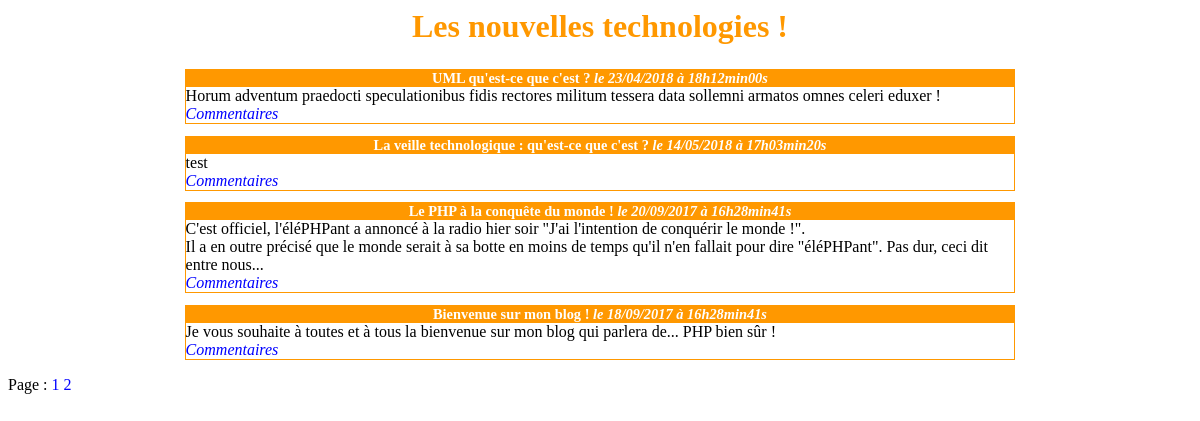
The page /index.php?action=listPosts&page=2 on the database its author committed.
### tables this page shows
CREATE TABLE IF NOT EXISTS `posts` (
  `id` int(11) NOT NULL AUTO_INCREMENT,
  `title` varchar(255) NOT NULL,
  `content` text NOT NULL,
  `creation_date` datetime NOT NULL,
  PRIMARY KEY (`id`)
);

### controller/frontend.php (called while the page is built, shortened)
<?php
require_once('model\PostManager.php');
function listPosts()
{
    $postManager = new \TP_MVC\Blog\Model\PostManager();
    $posts = $postManager->getPosts();
    $nbPages = $postManager->getNbPages();
    require ('\view\frontend\listPostsView.php');
}

### model/postManager.php (called while the page is built, shortened)
<?php
class PostManager extends Manager
{
    public function getPosts()
    {
        $db = $this->dbConnect();
        if(isset($_GET['page'])){
            $req = $db->query('SELECT id, title, content, DATE_FORMAT(creation_date, \'%d/%m/%Y à %Hh%imin%ss\') AS creation_date_fr FROM posts ORDER BY id DESC LIMIT '.(($_GET['page']-1)*5).',5') or die(print_r($db->errorInfo()));
        }else{
            $req = $db->query('SELECT id, title, content, DATE_FORMAT(creation_date, \'%d/%m/%Y à %Hh%imin%ss\') AS creation_date_fr FROM posts ORDER BY id DESC LIMIT 0, 5');
        }
        return $req;
    }
    public function getNbPages(){
        $db = $this->dbConnect();
        $selectCount = $db->query('SELECT COUNT(*) AS nb_posts FROM posts');
        $count = $selectCount->fetch();
        return $count['nb_posts']/5;
    }
}

### view/frontend/listPostsView.php (the view, shortened to what this page needs)
<h1>Les nouvelles technologies !</h1>
<?php
    while($data = $posts->fetch()){
?>
        <div class="news">
            <h3>
                <?= htmlspecialchars($data['title']) ?>
                <em>le <?= $data['creation_date_fr'] ?></em>
            </h3>
            <p>
                <?= nl2br(htmlspecialchars($data['content'])) ?>
                <br />
                <em><a href="index.php?action=Viewpost&amp;id=<?= $data['id'] ?>">Commentaires</a></em>
            </p>
        </div>
    <?php
    }
    ?>
    <p>Page :
        <?php for($looper = 0; $looper <= $nbPages; $looper++){
?>
    <a href="index.php?action=listPosts&page=<?= $looper+1 ?>">
        <?= $looper+1 ?>
    </a>
<?php
    }
?>
    </p>
<?php require'template.php'; ?>

### public/css/style.css (style rules this page uses)
h1, h3 { text-align:center; margin: 0 0 0 0; }
h1 { color: #ff9800; margin-bottom: 2%; }
h3 { background-color:#ff9800; color:white; font-size:0.9em; margin-bottom:0px; }
.news p { background-color:#FFF; margin: auto; }
.news { width:70%; margin: auto; margin-bottom: 1%; border: 1px solid #ff9800; }
a { text-decoration: none; color: blue; }

### rows shown on the page
posts: title "UML qu'est-ce que c'est ?", creation_date_fr "23/04/2018 à 18h12min00s", content "Horum adventum praedocti speculationibus fidis rectores militum tessera data sollemni armatos omnes celeri eduxer !"
posts: title "La veille technologique : qu'est-ce que c'est ?", creation_date_fr "14/05/2018 à 17h03min20s", content "test"
posts: title "Le PHP à la conquête du monde !", creation_date_fr "20/09/2017 à 16h28min41s", content "C'est officiel, l'éléPHPant a annoncé à la radio hier soir \"J'ai l'intention de conquérir le monde !\". Il a en outre précisé que le monde serait à sa botte en moins de temps qu'il n'en fallait pour dire \"éléPHPant\". Pas dur, ceci dit entre nous..."
posts: title "Bienvenue sur mon blog !", creation_date_fr "18/09/2017 à 16h28min41s", content "Je vous souhaite à toutes et à tous la bienvenue sur mon blog qui parlera de... PHP bien sûr !"
